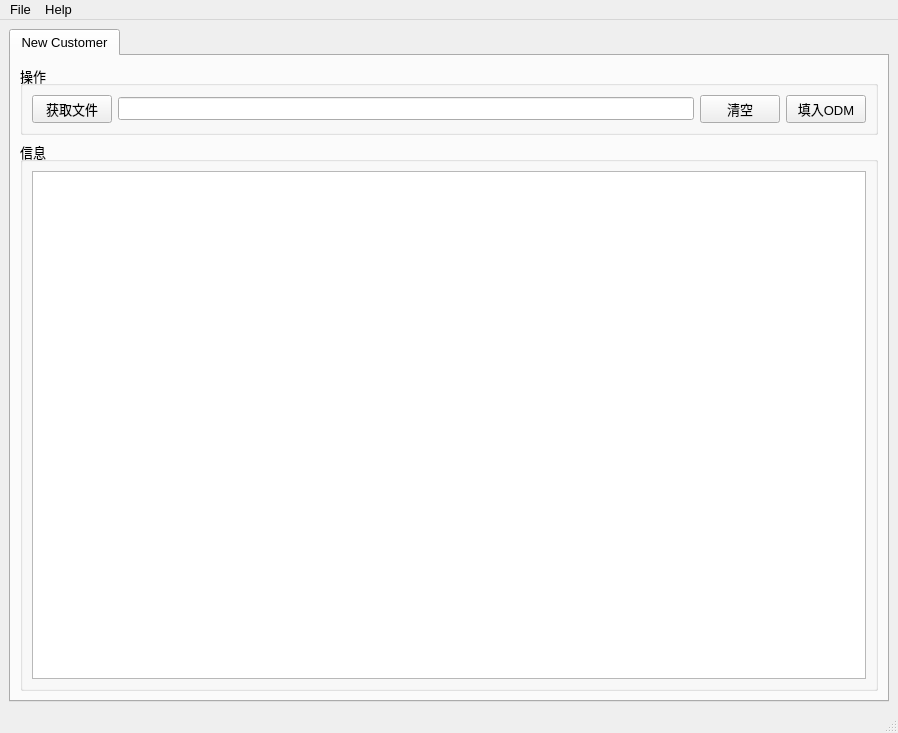
<?xml version="1.0" encoding="UTF-8"?>
<ui version="4.0">
 <author>Frank</author>
 <class>MainWindow</class>
 <widget class="QMainWindow" name="MainWindow">
  <property name="geometry">
   <rect>
    <x>0</x>
    <y>0</y>
    <width>898</width>
    <height>733</height>
   </rect>
  </property>
  <property name="sizePolicy">
   <sizepolicy hsizetype="Preferred" vsizetype="Minimum">
    <horstretch>0</horstretch>
    <verstretch>0</verstretch>
   </sizepolicy>
  </property>
  <property name="font">
   <font>
    <pointsize>10</pointsize>
   </font>
  </property>
  <property name="windowTitle">
   <string>SAP</string>
  </property>
  <property name="windowIcon">
   <iconset resource="chicon_rc.qrc">
    <normaloff>:/ch.ico</normaloff>:/ch.ico</iconset>
  </property>
  <widget class="QWidget" name="centralwidget">
   <layout class="QGridLayout" name="gridLayout_4">
    <item row="0" column="0">
     <widget class="QTabWidget" name="tabWidget">
      <property name="currentIndex">
       <number>0</number>
      </property>
      <widget class="QWidget" name="tab">
       <attribute name="title">
        <string>New Customer</string>
       </attribute>
       <layout class="QGridLayout" name="gridLayout_3">
        <item row="0" column="0">
         <widget class="QGroupBox" name="groupBox_2">
          <property name="title">
           <string>操作</string>
          </property>
          <layout class="QGridLayout" name="gridLayout_2">
           <item row="0" column="3">
            <widget class="QPushButton" name="pushButton_2">
             <property name="text">
              <string>填入ODM</string>
             </property>
            </widget>
           </item>
           <item row="0" column="0">
            <widget class="QPushButton" name="pushButton">
             <property name="text">
              <string>获取文件</string>
             </property>
            </widget>
           </item>
           <item row="0" column="1">
            <widget class="QLineEdit" name="lineEdit"/>
           </item>
           <item row="0" column="2">
            <widget class="QPushButton" name="pushButton_3">
             <property name="text">
              <string>清空</string>
             </property>
            </widget>
           </item>
          </layout>
         </widget>
        </item>
        <item row="1" column="0">
         <widget class="QGroupBox" name="groupBox">
          <property name="title">
           <string>信息</string>
          </property>
          <layout class="QGridLayout" name="gridLayout">
           <item row="0" column="0">
            <widget class="QTextBrowser" name="textBrowser"/>
           </item>
          </layout>
         </widget>
        </item>
       </layout>
      </widget>
     </widget>
    </item>
   </layout>
  </widget>
  <widget class="QMenuBar" name="menubar">
   <property name="geometry">
    <rect>
     <x>0</x>
     <y>0</y>
     <width>898</width>
     <height>25</height>
    </rect>
   </property>
   <widget class="QMenu" name="menuFile">
    <property name="font">
     <font>
      <pointsize>10</pointsize>
     </font>
    </property>
    <property name="title">
     <string>File</string>
    </property>
    <addaction name="actionExport"/>
    <addaction name="actionImport"/>
    <addaction name="separator"/>
    <addaction name="actionExit"/>
   </widget>
   <widget class="QMenu" name="menuHelp">
    <property name="font">
     <font>
      <pointsize>10</pointsize>
     </font>
    </property>
    <property name="title">
     <string>Help</string>
    </property>
    <addaction name="actionHelp"/>
    <addaction name="actionAuthor"/>
    <addaction name="actionUpdate"/>
   </widget>
   <addaction name="menuFile"/>
   <addaction name="menuHelp"/>
  </widget>
  <widget class="QStatusBar" name="statusbar"/>
  <action name="actionExit">
   <property name="text">
    <string>Exit</string>
   </property>
  </action>
  <action name="actionAuthor">
   <property name="text">
    <string>Author</string>
   </property>
  </action>
  <action name="actionExport">
   <property name="text">
    <string>Export</string>
   </property>
  </action>
  <action name="actionHelp">
   <property name="text">
    <string>Help</string>
   </property>
  </action>
  <action name="actionImport">
   <property name="text">
    <string>Import</string>
   </property>
  </action>
  <action name="actionUpdate">
   <property name="text">
    <string>Update</string>
   </property>
  </action>
 </widget>
 <resources>
  <include location="chicon_rc.qrc"/>
 </resources>
 <connections/>
</ui>
